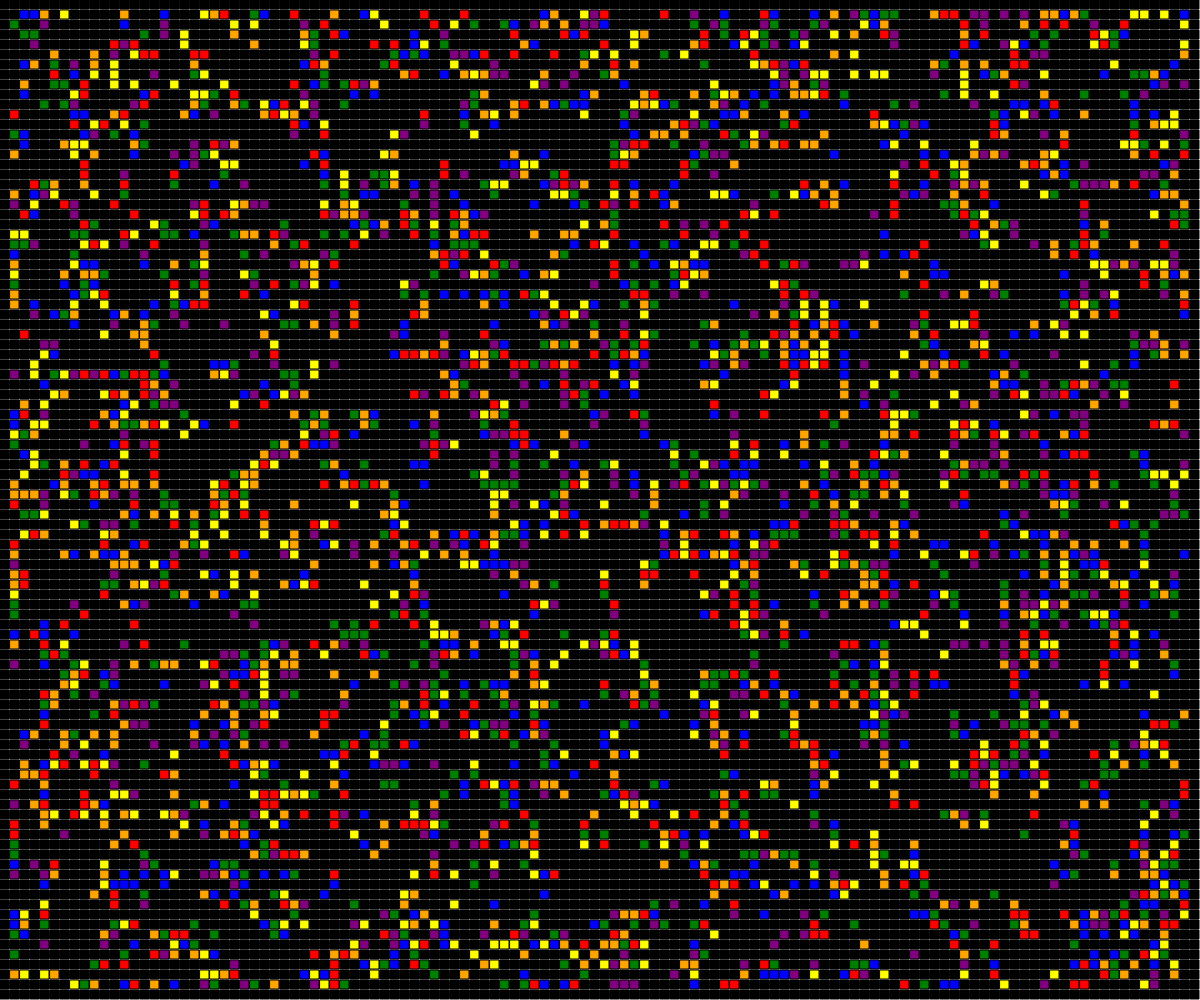
Frame 1 (no input)
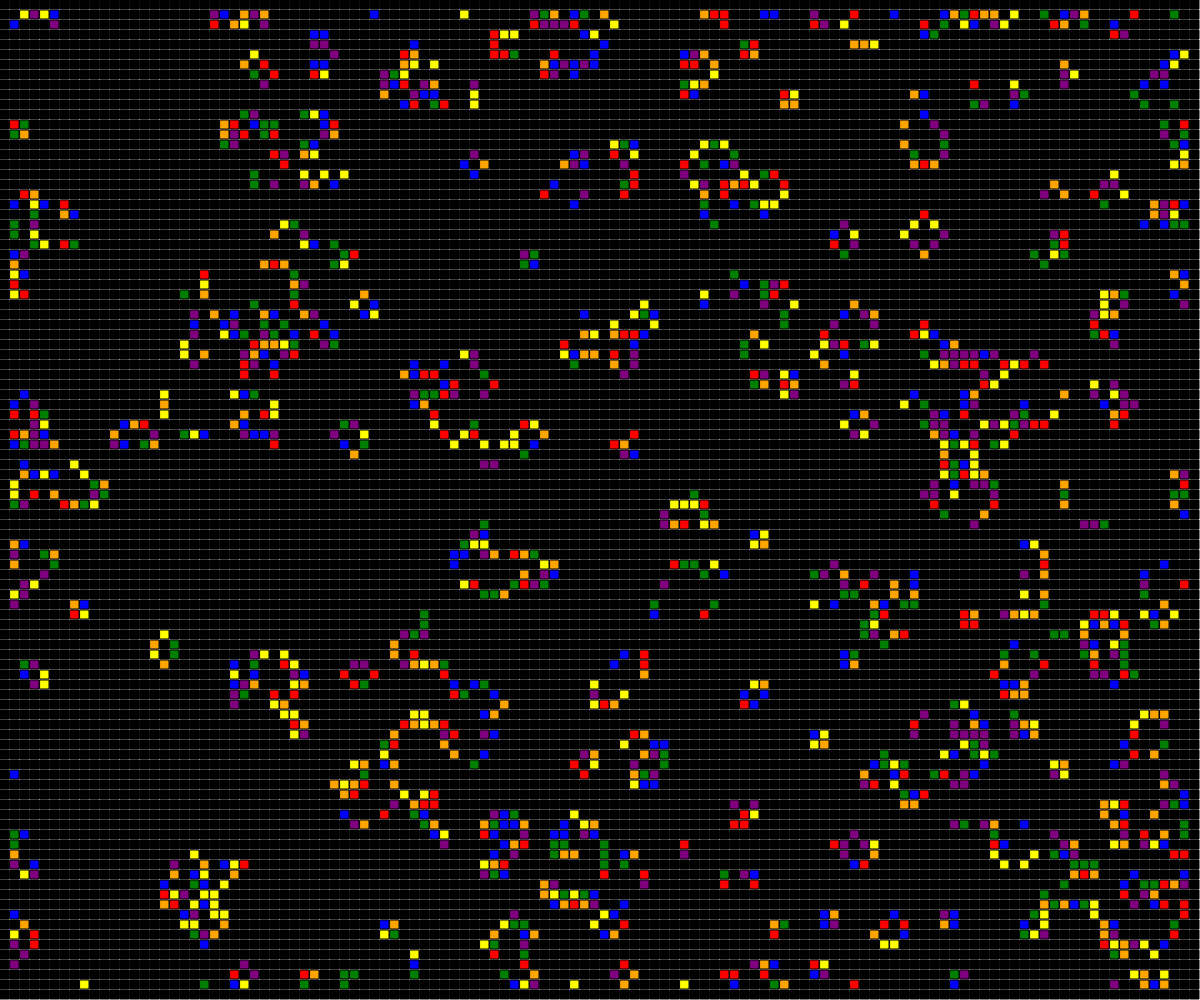
Frame 60 (no input)
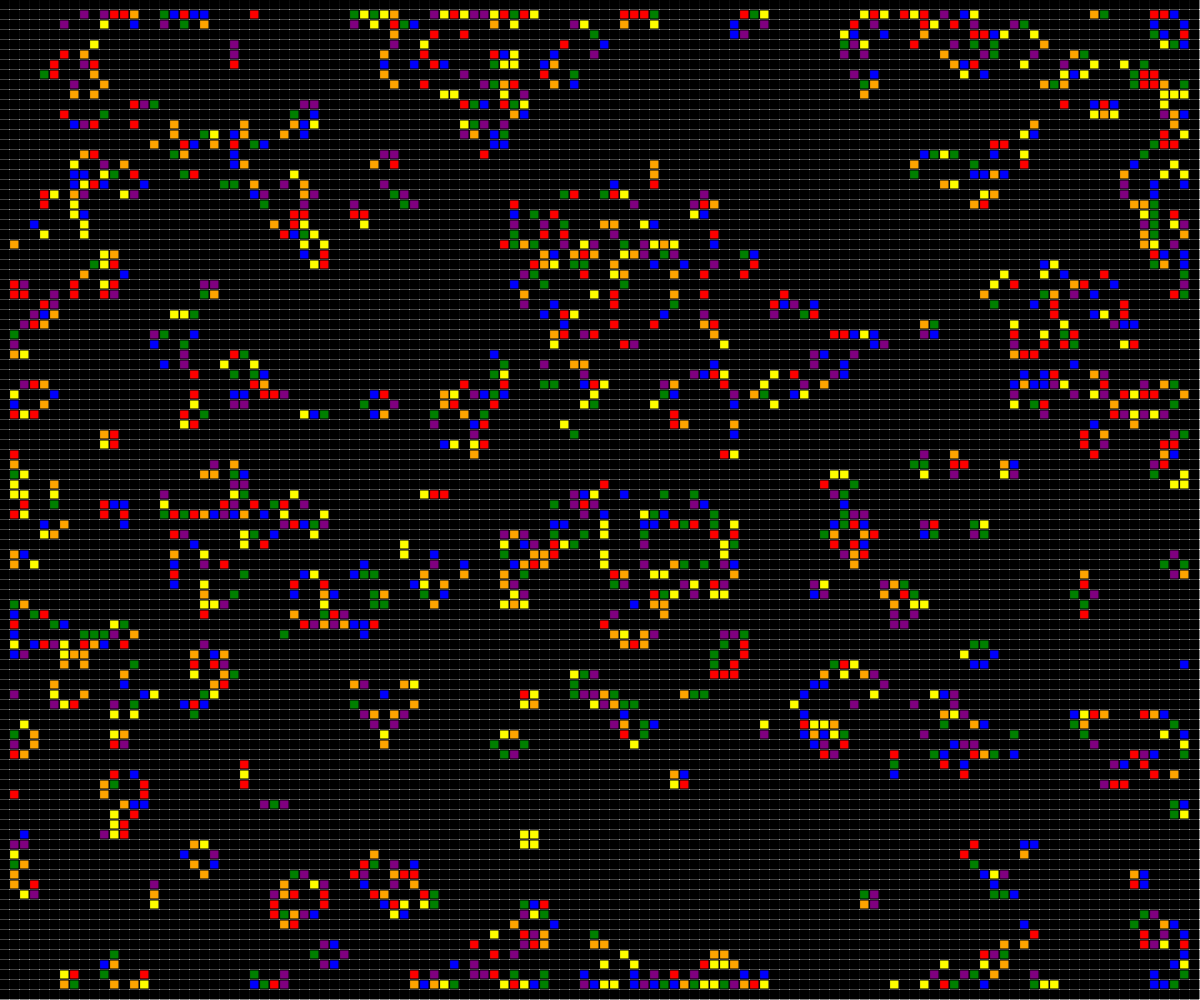
Frame 120 (the mouse pressed at the canvas centre since frame 60)

The p5.js sketch that drew these frames (run headless with seeded random() and noise() and a simulated clock; from frame 60 on, the mouse is pressed at the canvas centre):

// p5.js sketch
// ── sketch.js
// Game of life hacked
// from example code

// cell size
let cell_size = 10;
// number of rows and columns based on board size and cell size
let columns;
let rows;
// 2D arrays
let board;
let next;

const COLORS = ['red', 'orange', 'yellow', 'green', 'blue', 'purple'];

function setup() {
  createCanvas(windowWidth, windowHeight);
  // Calculate columns and rows
  columns = floor(width / cell_size);
  rows = floor(height / cell_size);
  // Going to use multiple 2D arrays and swap them
  board = create2DArray(columns, rows);
  next = create2DArray(columns, rows);
  // fill randomly with life
  init();
}

function draw() {
  background(255);
  generate();
  for ( let i = 0; i < columns;i++) {
    for ( let j = 0; j < rows;j++) {
      if ((board[i][j])) fill(random(COLORS));
      else fill(0);
      stroke(0);
      rect(i * cell_size, j * cell_size, cell_size-1, cell_size-1);
    }
  }

}

// reset board when mouse is pressed
function mousePressed() {
  init();
}

// Fill board randomly
function init() {
  for (let i = 0; i < columns; i++) {
    for (let j = 0; j < rows; j++) {
      // Lining the edges with 0s
      if (i == 0 || j == 0 || i == columns-1 || j == rows-1) {
        board[i][j] = false;
      } else {
      // Filling the rest randomly
       board[i][j] = Boolean(floor(random(2)));
      }
      // next is all empty
      next[i][j] = false;
    }
  }
}

// The process of creating the new generation
function generate() {
  // Loop through every spot in our 2D array and check spots neighbors
  for (let x = 1; x < columns - 1; x++) {
    for (let y = 1; y < rows - 1; y++) {
      // Add up all the states in a 3x3 surrounding grid
      let neighbors = 0;
      for (let i = -1; i <= 1; i++) {
        for (let j = -1; j <= 1; j++) {
          // if i and j are 0, we're at the location
          // and it's not a neighbor
          if ( i || j ) {
            neighbors += board[x+i][y+j];
          }
        }
      }

      // Rules of Life
      next[x][y] = isAlive(neighbors, board[x][y]);
    }
  }

  // push the next board and create a new blank for next round
  board = next;
  next = create2DArray(columns, rows);
}

// helper functions
const create2DArray = (columns, rows) => {
  const arr = new Array(columns);
  for (i = 0; i < columns; i++) {
    arr[i] = new Array(rows);
  }
  return arr;
}

// Given n (int) neighbors and s (bool) current state, return current state 
// Returns a Boolean value, true (alive) or false
const isAlive = (n, s) => {
  if (s) {
    // cell succumbs to loneliness or overpopulation
    if ( n  < 2 || n > 3) {
      return false;
    }
  }
  // trinary reproduction
  if (!s && n === 3) {
    return true;
  } 
  // if none of the rules above, stay the same
  return s;
}
